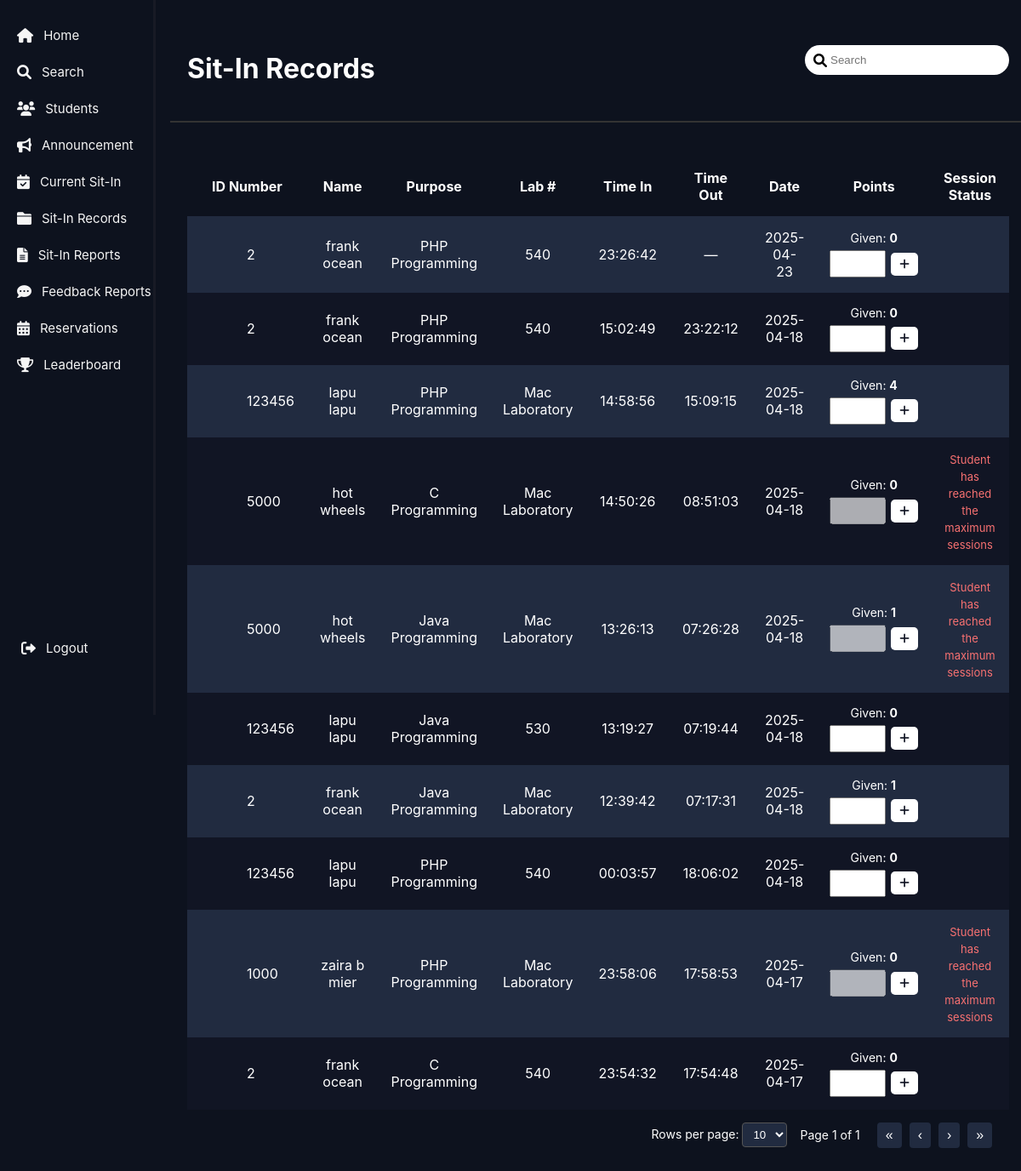
The page /admin/admin-records.php on the database its author committed.
### tables this page shows
CREATE TABLE `sit_in_records` (
  `id` int(11) NOT NULL,
  `id_no` varchar(50) NOT NULL,
  `purpose` varchar(255) NOT NULL,
  `lab_number` varchar(50) NOT NULL,
  `remaining_sessions` int(11) NOT NULL,
  `name` varchar(255) DEFAULT NULL,
  `year_level` varchar(10) NOT NULL,
  `course` varchar(255) DEFAULT NULL,
  `time_in` time DEFAULT NULL,
  `time_out` time DEFAULT NULL,
  `status` varchar(10) DEFAULT 'Active',
  `date` date DEFAULT curdate(),
  `points` int(11) DEFAULT 0
);

CREATE TABLE `users` (
  `id` int(11) NOT NULL,
  `username` varchar(50) NOT NULL,
  `password` varchar(255) NOT NULL,
  `email` varchar(100) NOT NULL,
  `id_no` int(11) DEFAULT NULL,
  `profile_picture` varchar(255) DEFAULT NULL,
  `lastname` varchar(50) DEFAULT NULL,
  `firstname` varchar(50) DEFAULT NULL,
  `middlename` varchar(50) DEFAULT NULL,
  `yr_level` varchar(10) DEFAULT NULL,
  `course` varchar(50) DEFAULT NULL,
  `address` varchar(255) DEFAULT NULL,
  `remaining_sessions` int(11) DEFAULT 30,
  `role` varchar(20) DEFAULT 'user',
  `purpose` varchar(255) DEFAULT NULL,
  `lab_number` varchar(10) DEFAULT NULL,
  `name` varchar(255) DEFAULT NULL
);

### admin/admin-records.php (the view, shortened to what this page needs)
<?php
include '../includes/db-connection.php';
$sit_in_rows = '';
$sort_column = $_GET['sort'] ?? 'id';
$sort_order = $_GET['order'] ?? 'DESC';
$search = $_GET['search'] ?? '';
$filters = [];
$where_clause = count($filters) ? "WHERE " . implode(" AND ", $filters) : "";
$sql = "SELECT r.id, r.id_no, r.name, r.purpose, r.lab_number, r.time_in, r.time_out, r.date, r.points, u.remaining_sessions
        FROM sit_in_records r
        JOIN users u ON r.id_no = u.id_no
        $where_clause
        ORDER BY $sort_column $sort_order";
$result = $conn->query($sql);
if ($result && $result->num_rows > 0) {
    while ($row = $result->fetch_assoc()) {
        $id = htmlspecialchars($row['id']);
        $id_no = htmlspecialchars($row['id_no']);
        $name = htmlspecialchars($row['name']);
        $purpose = htmlspecialchars($row['purpose']);
        $lab_number = htmlspecialchars($row['lab_number']);
        $time_in = $row['time_in'] ? date('H:i:s', strtotime($row['time_in'])) : '—';
        $time_out = $row['time_out'] ? date('H:i:s', strtotime($row['time_out'])) : '—';
        $date = htmlspecialchars($row['date']);
        $points = (int)($row['points'] ?? 0);
        $remaining_sessions = (int)$row['remaining_sessions'];
        $disabled = $remaining_sessions >= 30 ? "disabled" : "";
        $messageText = $remaining_sessions >= 30 ? "<span style='color: #f87171; font-size: 13px;'>Student has reached the maximum sessions</span>" : "";
        $sit_in_rows .= "
        <tr>
            <td>$id_no</td>
            <td>$name</td>
            <td>$purpose</td>
            <td>$lab_number</td>
            <td>$time_in</td>
            <td>$time_out</td>
            <td>$date</td>
            <td>
                <div style='display: flex; flex-direction: column; align-items: center; gap: 6px;'>
                    <span style='font-size: 14px;'>Given: <strong>$points</strong></span>
                    <form method='POST' action='../includes/assign-points.php' style='display: flex; justify-content: center; align-items: center; gap: 6px;'>
                        <input type='hidden' name='sit_in_id' value='$id'>
                        <input
                            type='number'
                            name='points'
                            min='0'
                            max='1'
                            oninput='this.value = Math.max(0, Math.min(1, this.value));'
                            style='width: 50px; padding: 6px; text-align: center; font-size: 14px;'
                            $disabled
                        />
                        <button type='submit' style='border: none; background-color: white; color: #111524; border-radius: 5px; padding: 6px 10px; cursor: pointer;' title='Add Point' $disabled>
                            <i class='fas fa-plus'></i>
                        </button>
                    </form>
                </div>
            </td>
            <td>$messageText</td>
        </tr>";
    }
} else {
    $sit_in_rows = "<tr><td colspan='10'>No sit-in records found.</td></tr>";
}
?>
<!DOCTYPE html>
<html lang="en">
<head>
    <link rel="stylesheet" href="https://cdnjs.cloudflare.com/ajax/libs/font-awesome/6.0.0-beta3/css/all.min.css"/>
</head>
<body>
<?php include '../includes/admin-sidebar.php'; ?>
<div class="main-content">
<header>
    <h1>Sit-In Records</h1>
    <form class="search-container" method="GET" action="" id="searchForm">
        <input type="text" name="search" id="searchInput" placeholder="Search" value="<?= htmlspecialchars($search) ?>"
               oninput="handleSearchInput(this)">
        <i class="fas fa-search search-icon"></i>
    </form>
</header>
    <div class="table-container">
        <table>
            <thead>
            <tr>
                <th>ID Number</th>
                <th>Name</th>
                <th>Purpose</th>
                <th>Lab #</th>
                <th>Time In</th>
                <th>Time Out</th>
                <th>Date</th>
                <th>Points</th>
                <th>Session Status</th>
            </tr>
            </thead>
            <tbody id="sitInTable">
                <?= $sit_in_rows ?>
            </tbody>
        </table>
        <div class="pagination-wrapper">
            <div class="rows-selector">
                Rows per page:
                <select id="rowsPerPage" onchange="updatePagination()">
                    <option value="10" selected>10</option>
                </select>
            </div>
            <div id="pageInfo"></div>
            <div class="nav-buttons">
                <button onclick="goToFirstPage()">«</button>
                <button onclick="goToPreviousPage()">‹</button>
                <button onclick="goToNextPage()">›</button>
                <button onclick="goToLastPage()">»</button>
            </div>
        </div>
    </div>
</div>
</body>
</html>

### admin/admin-records.php (style rules this page uses)
body { margin: 0; font-family: 'Inter', sans-serif; display: flex; background-color: #0d121e; color: #ffffff; }
.main-content { margin-left: 80px; padding: 20px; flex: 1; }
header { display: flex; justify-content: space-between; align-items: center; padding: 20px; border-bottom: 2px solid #333; }
.table-container { margin-top: 20px; padding: 20px; }
table { width: 100%; border-collapse: collapse; }
table th, table td { padding: 15px; text-align: center; }
thead tr { background-color: transparent !important; }
table tr:nth-child(even) { background-color: #111524; }
table tr:nth-child(odd) { background-color: #212b40; }
.search-container { display: flex; align-items: center; margin-bottom: 20px; position: relative; }
.search-container input { padding: 10px 10px 10px 30px; border: none; border-radius: 20px; width: 200px; background-color: white; color: black; }
.search-container .search-icon { position: absolute; left: 10px; color: black; }
td:nth-child(1) { text-align: left; padding-left: 70px; }
.pagination-wrapper { display: flex; justify-content: flex-end; align-items: center; gap: 15px; padding: 15px 20px 0 0; color: white; font-size: 14px; }
.pagination-wrapper select { background-color: #212b40; color: white; border: 1px solid #555; border-radius: 4px; padding: 5px 8px; }
.nav-buttons button { background-color: #212b40; color: white; border: none; padding: 6px 10px; margin-left: 5px; cursor: pointer; font-size: 16px; border-radius: 4px; }

### includes/admin-sidebar.php (style rules this page uses)
body { margin: 0; font-family: 'Inter', sans-serif; background-color: #0d121e; color: white; }

### rows shown on the page
sit_in_records: id_no "2", name "frank ocean", purpose "PHP Programming", lab_number "540", time_in "23:26:42", time_out "—", date "2025-04-23", points "0"
sit_in_records: id_no "2", name "frank ocean", purpose "PHP Programming", lab_number "540", time_in "15:02:49", time_out "23:22:12", date "2025-04-18", points "0"
sit_in_records: id_no "123456", name "lapu lapu", purpose "PHP Programming", lab_number "Mac Laboratory", time_in "14:58:56", time_out "15:09:15", date "2025-04-18", points "4"
sit_in_records: id_no "5000", name "hot wheels", purpose "C Programming", lab_number "Mac Laboratory", time_in "14:50:26", time_out "08:51:03", date "2025-04-18", points "0", shows "Student has reached the maximum sessions"
sit_in_records: id_no "5000", name "hot wheels", purpose "Java Programming", lab_number "Mac Laboratory", time_in "13:26:13", time_out "07:26:28", date "2025-04-18", points "1", shows "Student has reached the maximum sessions"
sit_in_records: id_no "123456", name "lapu lapu", purpose "Java Programming", lab_number "530", time_in "13:19:27", time_out "07:19:44", date "2025-04-18", points "0"
sit_in_records: id_no "2", name "frank ocean", purpose "Java Programming", lab_number "Mac Laboratory", time_in "12:39:42", time_out "07:17:31", date "2025-04-18", points "1"
sit_in_records: id_no "123456", name "lapu lapu", purpose "PHP Programming", lab_number "540", time_in "00:03:57", time_out "18:06:02", date "2025-04-18", points "0"
sit_in_records: id_no "1000", name "zaira b mier", purpose "PHP Programming", lab_number "Mac Laboratory", time_in "23:58:06", time_out "17:58:53", date "2025-04-17", points "0", shows "Student has reached the maximum sessions"
sit_in_records: id_no "2", name "frank ocean", purpose "C Programming", lab_number "540", time_in "23:54:32", time_out "17:54:48", date "2025-04-17", points "0"
